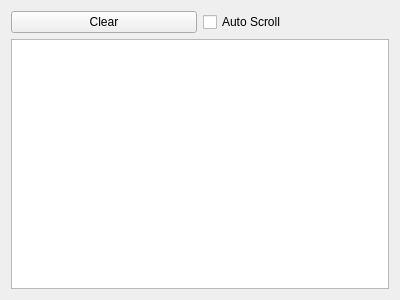
<?xml version="1.0" encoding="UTF-8"?>
<ui version="4.0">
 <class>LogTable</class>
 <widget class="QWidget" name="LogTable">
  <property name="geometry">
   <rect>
    <x>0</x>
    <y>0</y>
    <width>400</width>
    <height>300</height>
   </rect>
  </property>
  <property name="windowTitle">
   <string>Form</string>
  </property>
  <layout class="QVBoxLayout" name="verticalLayout">
   <item>
    <layout class="QHBoxLayout" name="horizontalLayout">
     <item>
      <widget class="QPushButton" name="clearButton">
       <property name="text">
        <string>Clear</string>
       </property>
      </widget>
     </item>
     <item>
      <widget class="QCheckBox" name="scrollCheckBox">
       <property name="text">
        <string>Auto Scroll</string>
       </property>
      </widget>
     </item>
    </layout>
   </item>
   <item>
    <widget class="QTableView" name="logTable">
     <property name="selectionMode">
      <enum>QAbstractItemView::ExtendedSelection</enum>
     </property>
     <property name="selectionBehavior">
      <enum>QAbstractItemView::SelectRows</enum>
     </property>
     <attribute name="horizontalHeaderStretchLastSection">
      <bool>true</bool>
     </attribute>
     <attribute name="verticalHeaderVisible">
      <bool>false</bool>
     </attribute>
    </widget>
   </item>
  </layout>
 </widget>
 <resources/>
 <connections/>
</ui>
